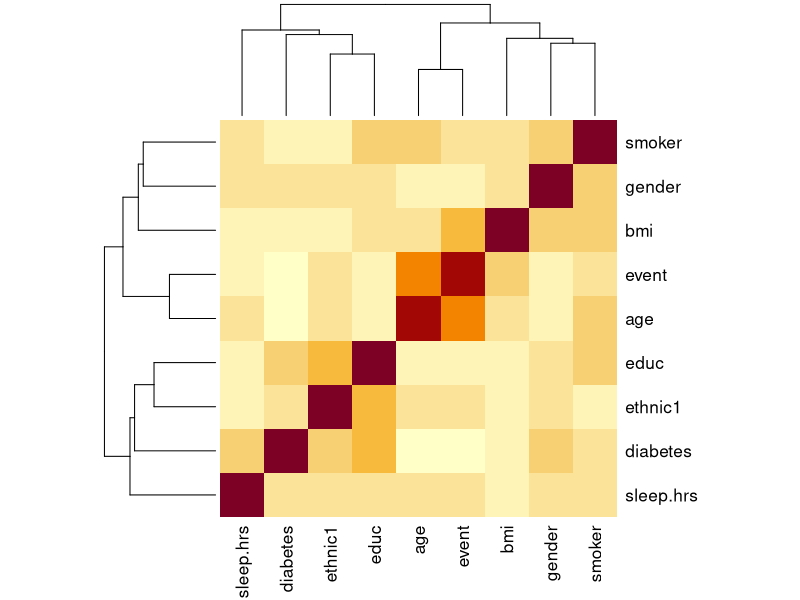
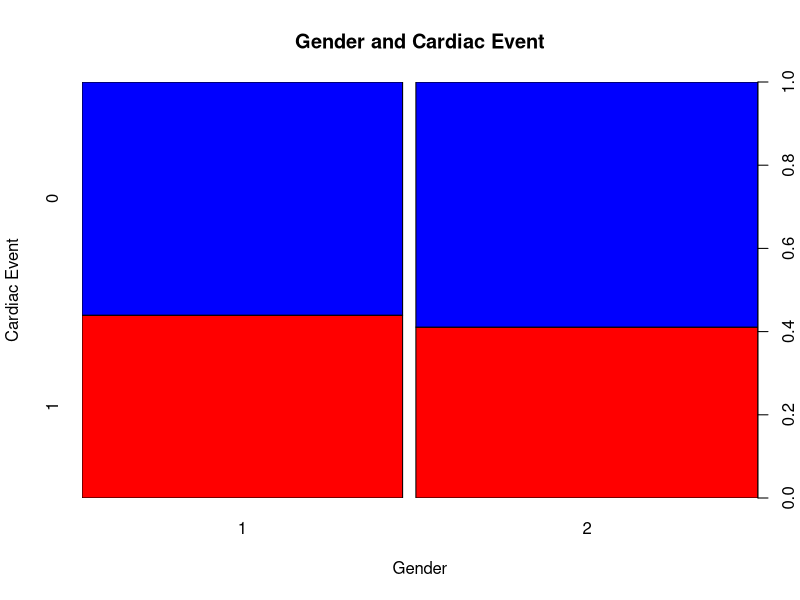
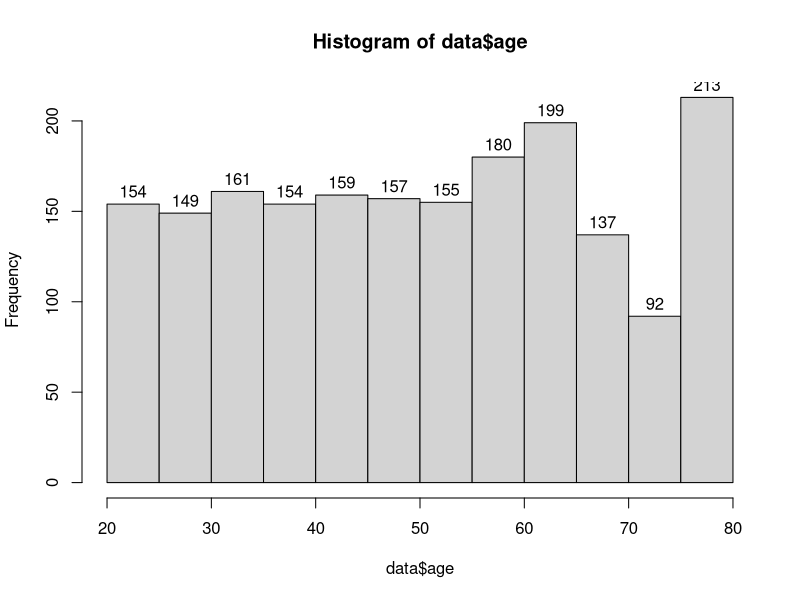
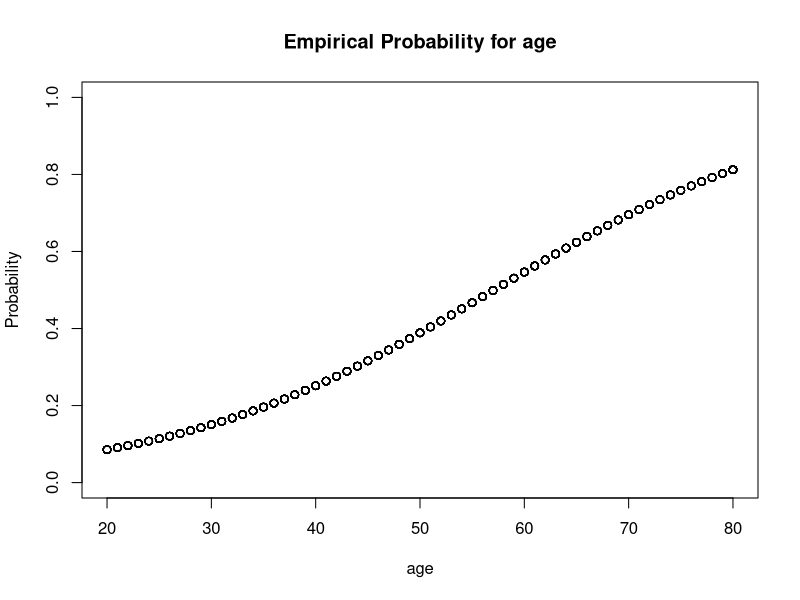
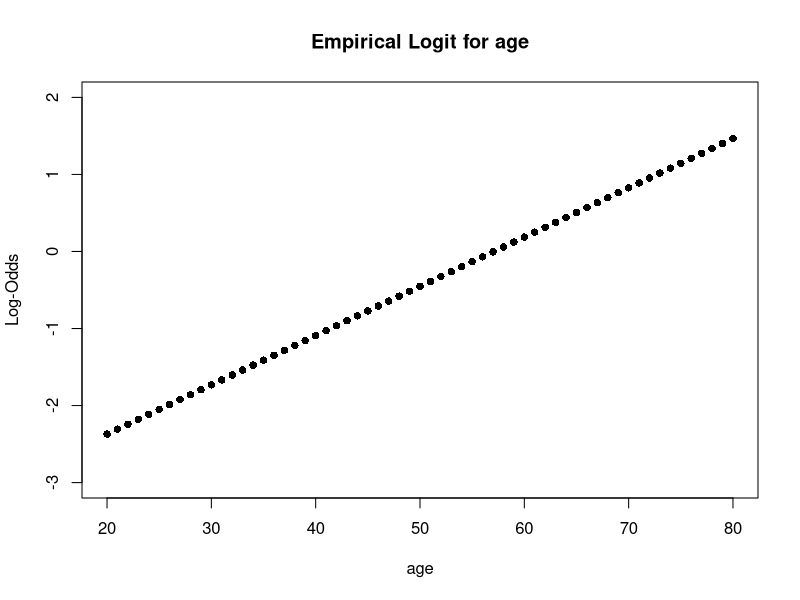
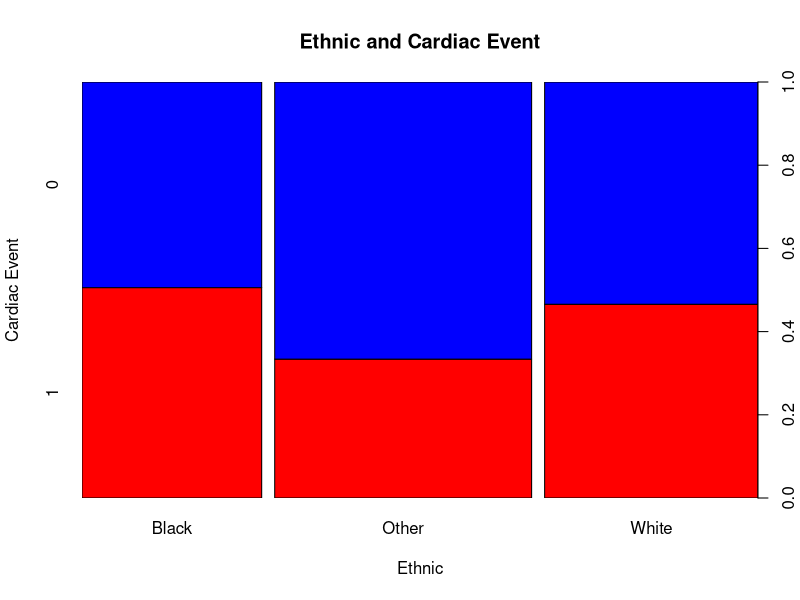
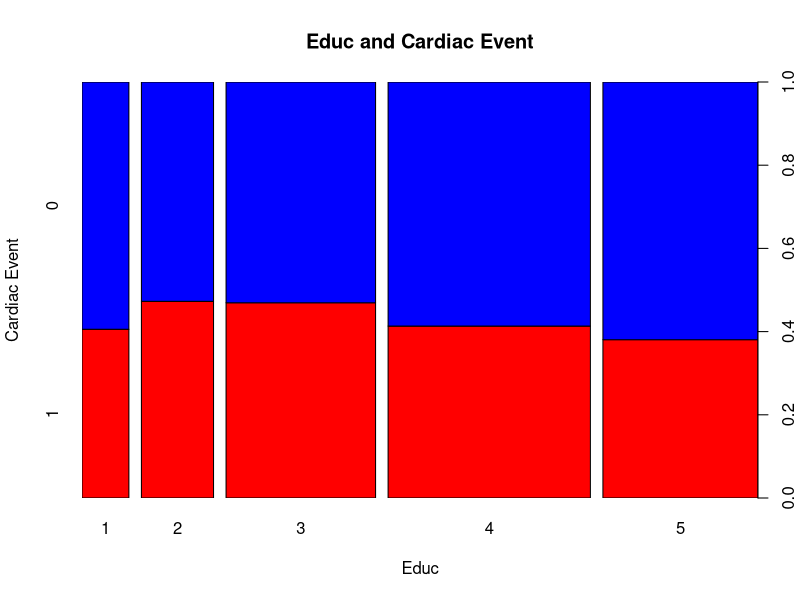

Generate these figures, in order, with R: (Note: this script raises an error after producing the figures.)
## ---- chunk 1
knitr::opts_chunk$set(echo = TRUE)
## ---- chunk 2
# Load the CSV file
data_old <- read.csv("../Handout/final_cardiac_data.csv")

# Data Overview
head(data_old)
## ---- chunk 3
# Remove identifier columns
data <- data_old[, !(names(data_old) %in% c("X", "seqn"))]

# Run summary statistics to get overview
summary(data)
## ---- chunk 4
# Find the correlation between each predictor
cor_matrix <- cor(na.omit(data)); cor_matrix
## ---- chunk 5
# Use heat map to visualize correlation matrix 
heatmap(cor_matrix)
## ---- chunk 6
# Event
table(data$event)
data$event <- as.factor(data$event)
## ---- chunk 7
# Gender
table(data$gender)
data$gender <- as.factor(data$gender)

gender_tab <- table(data$event, data$gender)
spineplot(t(gender_tab), main = "Gender and Cardiac Event", 
          xlab="Gender", ylab="Cardiac Event", col=c("red","blue"))
## ---- chunk 8
# Age
hist(data$age, labels = T)

# Slicing plot for age
age.fac = factor(cut(data$age, breaks=15),labels=1:15)
table(age.fac)
# Empirical probs for each category
age.prob <- tapply(data$event, age.fac, mean)
age.slice.avg <- tapply(data$age, age.fac, mean)
age.elogits <- log(age.prob/(1-age.prob))
# Run logistic regression on simulated data
age.out <- glm(event ~ age, data = data, family = 'binomial')

# Graph predicted and empirical probabilities
plot(data$age, age.out$fitted.values, ylab='Probability', ylim=c(0,1), xlab = 'age', main='Empirical Probability for age')
points(age.slice.avg, age.prob, pch=16, col='blue')

age.pred <- age.out$fitted.value
age.plogits <- log(age.pred/(1-age.pred))
plot(data$age, age.plogits, pch=16, ylab='Log-Odds', ylim=c(-3, 2), xlab = 'age', main='Empirical Logit for age')
points(age.slice.avg, age.elogits, pch=16, col='blue')
## ---- chunk 9
# ethnic1
library(dplyr)
table(data$ethnic1)
data <- data %>%
  mutate(ethnic1 = case_when(
    ethnic1 == 1 ~ "Other",
    ethnic1 == 2 ~ "Other",
    ethnic1 == 3 ~ "White",
    ethnic1 == 4 ~ "Black",
    ethnic1 == 5 ~ "Other",
    TRUE ~ as.character(ethnic1)
  ))

ethnic_tab <- table(data$event, data$ethnic1)
spineplot(t(ethnic_tab), main = "Ethnic and Cardiac Event", 
          xlab="Ethnic", ylab="Cardiac Event", col=c("red","blue"))

data$ethnic1 <- as.factor(data$ethnic1)
## ---- chunk 10
# educ
table(data$educ)
# Since educ = 9 means Don't know, it's hard to assign value and with only one record. Remove the record
data <- data[data$educ != 9, ]

educ_tab <- table(data$event, data$educ)
spineplot(t(educ_tab), main = "Educ and Cardiac Event", 
          xlab="Educ", ylab="Cardiac Event", col=c("red","blue"))

CMHtest(educ_tab)
data$educ <- as.factor(data$educ)
## ---- chunk 11
# Use linear regression or logistic regression to predict the value of the NA
# Only keep records without N/A value to do the predict
data_no_na <- na.omit(data)
## ---- chunk 12
# According to the correlation, use the highest possible predictors
sleep_fit <- lm(sleep.hrs ~ gender+age+ethnic1+educ, data)
summary(sleep_fit)
## ---- chunk 13
# Based on first try, use the most significant predictors
sleep_fit1 <- lm(sleep.hrs ~ gender+ethnic1, data)
summary(sleep_fit1)
## ---- chunk 14
# Evaluate Model Performance
# Predicted values from the model
predicted_sleep <- predict(sleep_fit1, newdata = data_no_na)

# R-squared (R²); low R^2 values, so regression model does not perform well. Thus, we decide to replace all NAs with meidan value.
rsquared <- 1 - (sum((data_no_na$sleep.hrs - predicted_sleep)^2) / sum((data_no_na$sleep.hrs - mean(data_no_na$sleep.hrs))^2)); rsquared
## ---- chunk 15
# Replace the missing value using the predict model
# Find rows with missing values
sleep_rows_with_na <- is.na(data$sleep.hrs)
data$sleep.hrs[sleep_rows_with_na] <- median(data_no_na$sleep.hrs)

# Check Result
sum(is.na(data$sleep.hrs))
summary(data$sleep.hrs)
## ---- chunk 16
table(data$sleep.hrs)
# According to data distribution, we can find the numbers of observation having sleep hours less than 5 hours and the number for having sleep hours more than 9 hours is much less than that in other time. So we plan to divide the time to, less and equal to 5 hrs, 5-6 hrs, 6-7 hrs, 7-8 hrs, 8-9 hrs, and more than 9 hrs.
data$sleep.hrs <- cut(data$sleep.hrs, breaks=c(-Inf, 5, 6, 7, 9, Inf), labels=c("<=5 hrs", "5-6 hrs", "6-7 hrs", "7-9 hrs", ">9 hrs"))
table(data$sleep.hrs)

# Data visualization
sleep_tab <- table(data$event, data$sleep.hrs)
spineplot(t(sleep_tab), main = "Sleep Hours and Cardiac Event", 
          xlab="Sleep Hours", ylab="Cardiac Event", col=c("red","blue"))

CMHtest(sleep_tab)
## ---- chunk 17
sleep.fac = factor(data$sleep.hrs)
# Empirical probs for each category
sleep.prob <- tapply(data$event, sleep.fac, mean)
sleep.slice.avg <- tapply(data$sleep.hrs, sleep.fac, mean)
sleep.elogits <- log(sleep.prob/(1-sleep.prob))
# Run logistic regression on simulated data
sleep.out <- glm(event ~ sleep.hrs, data = data, family = 'binomial')

# Graph predicted and empirical probabilities
plot(data$sleep.hrs, sleep.out$fitted.values, ylab='Probability', ylim=c(0,1), xlab = 'sleep.hrs', main='Empirical Probability for Sleep hours')
points(sleep.slice.avg, sleep.prob, pch=16, col='blue')

slepp.pred <- sleep.out$fitted.value
sleep.logits <- log(slepp.pred/(1-slepp.pred))
plot(data$sleep.hrs, sleep.logits, pch=16, ylab='Log-Odds', ylim=c(-1, 1), xlab = 'sleep.hrs', main='Empirical Logits for Sleep hours')
points(sleep.slice.avg, sleep.elogits, pch=16, col='blue')
## ---- chunk 18
data$sleep.hrs <- as.factor(data$sleep.hrs)
## ---- chunk 19
library("vcdExtra")
table(data$diabetes)
# Change Don't know as NaN, which will be processed later.
data$diabetes[data$diabetes == 9] <- NaN

diabete_tab <- table(data$event, data$diabetes)
spineplot(t(diabete_tab), main = "Diabetes Status and Cardiac Event", 
          xlab="Diabetes Status", ylab="Cardiac Event", col=c("red","blue"))

# Run trend data
CMHtest(diabete_tab)

# Results shows that there is a linear association, so keep borderline category
## ---- chunk 20
# Need to run logistic regression to predict diabetes status for the NaN
# data_no_na$diabetes[data_no_na$diabetes == 3] <- 1 
# data_no_na$diabetes[data_no_na$diabetes == 2] <- 0 
# predicted_diabetes <- ifelse(predict(diab_pr, newdata = data_no_na) >= 0.5, 1, 0)
# mean(data_no_na$diabetes == predicted_diabetes)
# # Missing value replace
# rows_with_na <- is.na(data$diabetes)
# predicted_probabilities <- predict(diab_pr, newdata = data[rows_with_na, ], type = "response")
# data$diabetes[rows_with_na] <- ifelse(predicted_probabilities >= 0.5, 1, 0)
# # Check Result
# sum(is.na(data$diabetes))
# summary(data$diabetes)

# Give up multinomial logistic regression, drop all NaN in column `diabetes`:
data<-subset(data, !is.na(diabetes))

#slicing plot(categorical)
par(mfrow = c(1, 2), mar = c(5, 5, 2, 2) + 0.1, oma = c(0, 0, 3, 0))

empirical_prob <- tapply(data$event == 1, data$diabetes, mean, na.rm = TRUE)

probability_df <- data.frame(diabetes = as.factor(names(empirical_prob)),
                              empirical_prob = as.vector(empirical_prob))

stripchart(probability_df$empirical_prob ~ probability_df$diabetes,
             vertical = TRUE,
            main = "Treat diabetes as categorical",
            xlab = "diabetes", ylab = "Empirical Probability",
            cex=1.5,
            pch = 20, col = "black")
# From result of the graph and significant of model summary, it's better to treat diabetes as a continuous numeric variable

# make `diabetes` continuous 
data$diabetes[data_no_na$diabetes == 2] <- 0 
data$diabetes[data_no_na$diabetes == 1] <- 2
data$diabetes[data_no_na$diabetes == 3] <- 1

# slicing plot(continuous)
empirical_prob <- tapply(data$event == 1, data$diabetes, mean, na.rm = TRUE)

probability_df <- data.frame(diabetes = as.factor(names(empirical_prob)),
                              empirical_prob = as.vector(empirical_prob))

stripchart(probability_df$empirical_prob ~ probability_df$diabetes,
             vertical = TRUE,
            main = "Treat diabetes as continuous",
            xlab = "diabetes", ylab = "Empirical Probability",
            ylim=c(0.4,0.5),cex=1.5,
            pch = 20, col = "black")

# Check if na exists
table(data$diabetes,useNA = "ifany")
## ---- chunk 21
diabete_tab <- table(data$event, data$diabetes)
spineplot(t(diabete_tab), main = "Diabetes Status and Cardiac Event", 
          xlab="Diabetes Status", ylab="Cardiac Event", col=c("red","blue"))
## ---- chunk 22
table(data$smoker)
# For Categorical response, first Categorize the result to (0-No smoke; 1-smoke)
# turn 2 into 0, which not only turns data to correct format of data for logistic regression but also more intuitive.
data$smoker[data$smoker == 2] <- 0
smoke_pr <- glm(smoker ~ gender + educ + age, data = data, family = binomial)
# Model evaluation
summary(smoke_pr)
data_no_na$smoker[data_no_na$smoker == 2] <- 0
predicted_smoker <- ifelse(predict(smoke_pr, newdata = data_no_na) >= 0.5, 1, 0)
mean(data_no_na$smoker == predicted_smoker)
## ---- chunk 23
# Missing value replace
rows_with_na <- is.na(data$smoker)
predicted_probabilities <- predict(smoke_pr, newdata = data[rows_with_na, ], type = "response")
data$smoker[rows_with_na] <- ifelse(predicted_probabilities >= 0.5, 1, 0)
data$smoker<-as.factor(data$smoker)
# Check Result
sum(is.na(data$smoker))
summary(data$smoker)
## ---- chunk 24
# According to the correlation, use the highest possible predictors
bmi_model = lm(bmi ~ educ + age + gender + ethnic1, data)
summary(bmi_model)
# Based on first try, use the most significant predictors
bmi_model1 = lm(bmi ~ gender + ethnic1, data)
summary(bmi_model1)
## ---- chunk 25
# Evaluate Model Performance
# Predicted values from the model

# R-squared (R²)
# rsquared <- 1 - (sum((data_no_na$bmi - predicted_bmi)^2) / sum((data_no_na$bmi - mean(data_no_na$bmi))^2)); # rsquared
## ---- chunk 26
# Have terrible result in model, so we decided to use the median value to replace the missing value
rows_with_na <- is.na(data$bmi)
data$bmi[rows_with_na] <- median(data_no_na$bmi)
## ---- chunk 27
# Check Result
sum(is.na(data$bmi))
summary(data$bmi)
## ---- chunk 28
bmi.fac = factor(cut(data$bmi, breaks=c(-Inf, 25, 30, 35, Inf)),labels=c("<=25, 25-30, 30-35, >35"))
table(bmi.fac)
# Empirical probs for each category
bmi.prob <- tapply(data$event, bmi.fac, mean)
bmi.slice.avg <- tapply(data$bmi, bmi.fac, mean)
bmi.elogits <- log(bmi.prob/(1-bmi.prob))
# Run logistic regression on simulated data
bmi.out <- glm(event ~ bmi, data = data, family = 'binomial')

# Graph predicted and empirical probabilities
plot(data$bmi, bmi.out$fitted.values, ylab='Probability', ylim=c(0,1), xlab = 'bmi', main='Empirical Probability for BMI')
points(bmi.slice.avg, bmi.prob, pch=16, col='blue')

bmi.pred <- bmi.out$fitted.value
bmi.logits <- log(bmi.pred/(1-bmi.pred))
plot(data$bmi, bmi.logits, pch=16, ylab='Log-Odds', ylim=c(-2, 2), xlab = 'bmi', main='Empirical Logits for BMI')
points(bmi.slice.avg, bmi.elogits, pch=16, col='blue')
## ---- chunk 29
#data$diabetes<-as.factor(data$diabetes) #treat diabetes as numeric
#data$gender<-as.factor(data$gender) #Already Done
#data$ethnic1<-as.factor(data$ethnic1) #Already Done
#data$educ<-as.factor(data$educ) #Already Done
#data$smoker<-as.factor(data$smoker) #Already Done
#data$bmi<-as.factor(data$bmi) #treat as numeric
summary(data)
anyNA(data)
## ---- chunk 30
library(ggplot2)

# interaction.plot(data$diabetes, data$smoker, response = as.numeric(data$event), trace.label = "smoker", fun=mean)
catv<-c("gender","diabetes","smoker","ethnic1","educ") # categorical
vars<-colnames(data)[!colnames(data)=="event"] # everything except response var.

for (i in catv){
  for (j in vars){
    if (i!=j){ 
      interaction.plot(
      x.factor = as.factor(data[[j]]),
      trace.factor = as.factor(data[[i]]),
      response = as.numeric(as.character(data$event)), 
      type = "l", legend = TRUE,
      xlab=j,
      ylab="Event",
      trace.label = i
    )}
  }
}
## ---- chunk 31
library(lmtest)

predictors <- colnames(data)
# exclude the response in our results
predictors <- predictors[predictors != "event"]

lrfunction <- function(i, j){
  results <- data.frame(term1 = character(), term2 = character(), pvalue = numeric(), significant = character(), stringsAsFactors = FALSE)
  significant = "no"
  formula_str <- paste("event ~", i, "+", j, "+", i, ":", j)
  model1 <- glm(formula_str, data = data, family = binomial)
  formula_str <- paste("event ~", i, "+", j)
  model2 <- glm(formula_str, data = data, family = binomial)
  lr_test <- lrtest(model1, model2)
  term1 <- i
  term2 <- j
  pvalue <- lr_test$Pr[2]
  if (pvalue < 0.05){
    significant = "yes"
  }
  results <- data.frame(term1 = term1, term2 = term2, pvalue = pvalue, significant = significant)
  return(results)
}


for (i in 1:(length(predictors) - 1)) {
  for (j in (i + 1):length(predictors)) {
    print(mapply(lrfunction, predictors[[i]], predictors[[j]]))
    cat("---")
  }
}
## ---- chunk 32
par(mfrow = c(1, 1))
par(mfrow = c(2, 2), mar = c(4, 4, 2, 1))
#options(repr.plot.width = 50, repr.plot.height = 20)


interaction.plot(
  x.factor = as.factor(data$gender),
  trace.factor = as.factor(data$educ),
  response =as.numeric(as.character(data$event))
  , type = "l", legend = TRUE,
  xlab="gender",
  ylab="event",
  trace.label = "educ",
  main="p-value: 0.002665085")
  
interaction.plot(
  x.factor = as.factor(data$age),
  trace.factor = as.factor(data$ethnic1),
  response = as.numeric(as.character(data$event))
  , type = "l", legend = TRUE,
  xlab="age",
  ylab="event",
  trace.label = "ethnic",
  main="p-value: 0.03264694")
  
interaction.plot(
x.factor = as.factor(data$sleep.hrs),
trace.factor = as.factor(data$ethnic1),
response =as.numeric(as.character(data$event))
, type = "l", legend = TRUE,
xlab="sleep hour",
ylab="event",
trace.label = "ethnic",
main="p-value: 0.04004753")

interaction.plot(
x.factor = as.factor(data$ethnic1),
trace.factor = as.factor(data$smoker),
response =as.numeric(as.character(data$event))

, type = "l", legend = TRUE,
xlab="ethnic",
ylab="event",
trace.label = "smoker",
main="p-value: 0.04341657")

## ---- chunk 33
library(MASS)
drop.step <- step(full.model, direction='backward', scope=formula(full.model), trace=0)
drop.step$anova
## ---- chunk 34
# Stepwise regression model
# full.model <- glm(event ~.+gender*educ+age*ethnic1+ethnic1*sleep.hrs+ethnic1*smoker, data = data, family = binomial)
full.model <- glm(event ~., data = data, family = binomial)
step.model <- stepAIC(full.model,
                      trace = FALSE)
summary(step.model)
## ---- chunk 35
full.model2<-glm(event ~.+ethnic1*sleep.hrs+age*sleep.hrs+bmi*sleep.hrs+smoker*sleep.hrs+gender*sleep.hrs+educ*sleep.hrs+diabetes*sleep.hrs, data = data, family = binomial)
backward.step2 <- step(full.model2, direction='backward', scope=formula(full.model2), trace=0)
backward.step2$anova
## ---- chunk 36
step.model2 <- stepAIC(full.model2,
                      trace = FALSE)
summary(step.model2)
